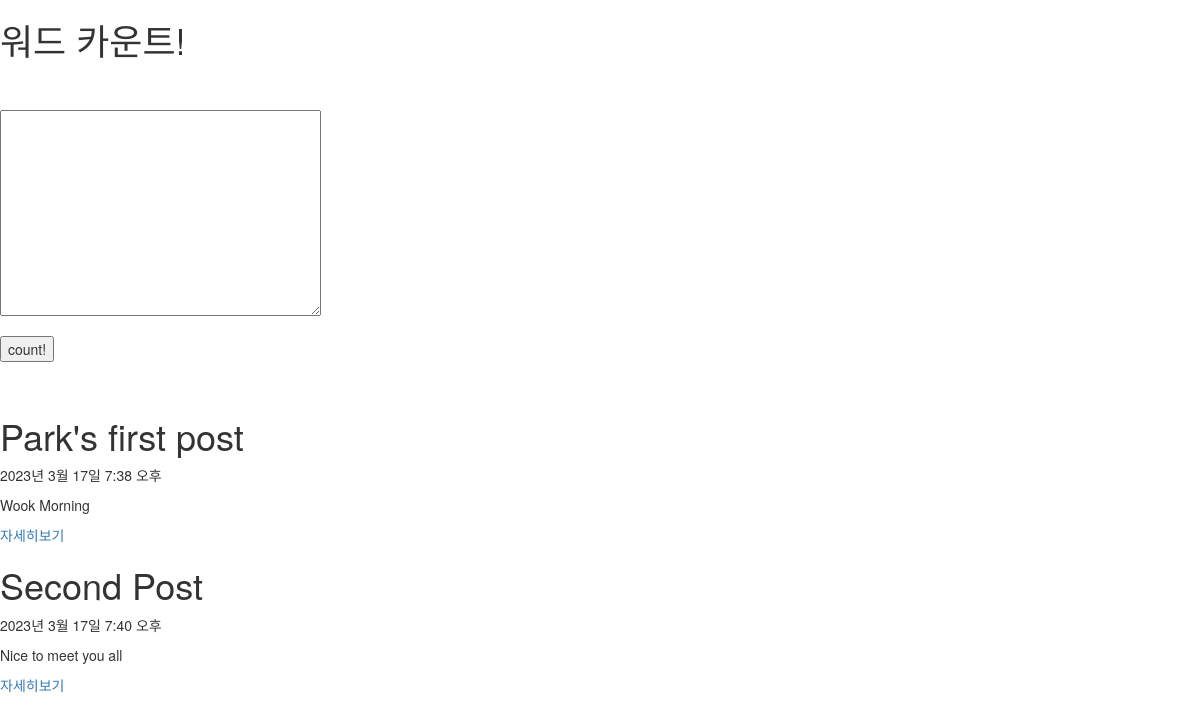
Before: / with the older database file.
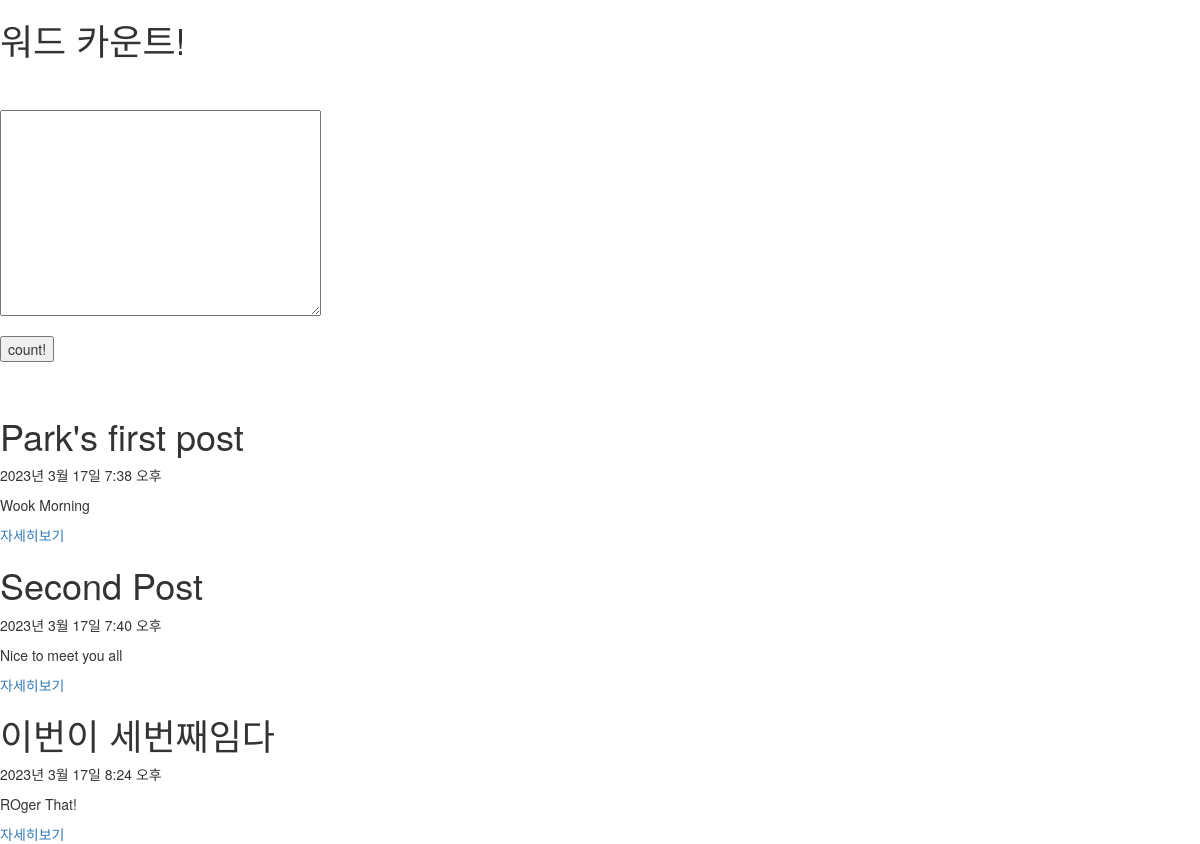
After: the same page with the newer database file.
### blog/models.py (models this page shows, shortened)
class Blog(models.Model):
    title = models.CharField(max_length=200)
    pub_date = models.DateTimeField('date published')
    body = models.TextField()
    def summary(self):
        return self.body[:100]

### blog/views.py (the view)
# urls.py: path('', views.post_list, name='post_list'),
def post_list(request):
    posts = Post.objects.all()
    blogs = Blog.objects
    return render(request, 'blog/post_list.html', {'blogs': blogs})

### blog/templates/blog/post_list.html (shortened to what this page needs)
<html>
  <head>
    <link
      rel="stylesheet"
      href="//maxcdn.bootstrapcdn.com/bootstrap/3.2.0/css/bootstrap.min.css"
    />
    <link
      rel="stylesheet"
      href="//maxcdn.bootstrapcdn.com/bootstrap/3.2.0/css/bootstrap-theme.min.css"
    />
  </head>
  <body>
    <h1>워드 카운트!</h1>
    <br /><br />
    <form action="{% url 'base' %}">
      <textarea cols="40" rows="10" name="fulltext"></textarea>
      <br /><br />
      <input type="submit" value="count!" />
    </form>
    <br />
    {% for blog in blogs.all %}
    <h1>{{ blog.title }}</h1>
    <p>{{ blog.pub_date }}</p>
    <p>{{ blog.summary }}</p>
    <a href="{% url 'detail' blog.id%}">자세히보기</a>
    {% endfor %}
  </body>
</html>

Changed rows visible on the page:
added Blog: title "이번이 세번째임다", pub_date "2023년 3월 17일 8:24 오후", summary "ROger That!"
